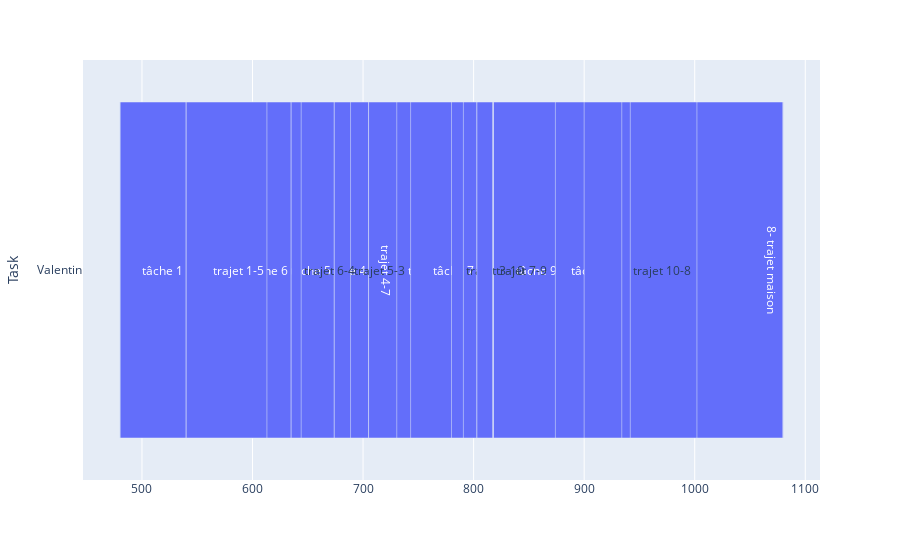

Source (notebook cell):
### Code cell
import plotly.express as px
import pandas as pd

# plotting the working tasks
liste=[]
for i in range(number_of_ressources):
    for j in range(number_of_tasks):
        if round(x[(j,i)].x):
            start=int(s[j].x)
            end=(int(s[j].x)+tasks[L_tasks[j]].duration)
            liste.append(dict(Task=L_ressources[i], Start=start, Finish=end, Resource="executing task",J="tâche "+str(j+1)))

# plotting the ressource unavailabilities
for r in range(number_of_ressources):
    for R,id in runav_id:
        if r == R:
            start= ressources[L_ressources[runav_id[a-number_of_tasks][0]]].unavailabilities[runav_id[a-number_of_tasks][1]].unavailabilityStart
            end= ressources[L_ressources[runav_id[a-number_of_tasks][0]]].unavailabilities[runav_id[a-number_of_tasks][1]].unavailabilityEnd
            liste.append(dict(Task=L_ressources[r], Start=start, Finish=end, Resource="unavailable",J="unavailability "+str(id+1)))

# plotting the transports
for a in range(number_of_tasks):
    for b in range(number_of_tasks):
        for j in range(number_of_ressources):
            if round(y[(j,a,b)].x):
                start=(int(s[a].x)+tasks[L_tasks[a]].duration)
                end=(start+distances[a][b]/vitesse)
                liste.append(dict(Task=L_ressources[j], Start=start, Finish=end, Resource="moving",J="trajet "+str(a+1)+"-"+str(b+1)))

# plotting the first transport
for a in range(number_of_tasks):
    for j in range(number_of_ressources):
        if round(d[(j,a)].x):
            start=(s[a].x-distances_m[j][a]/vitesse)
            end=s[a].x
            liste.append(dict(Task=L_ressources[j], Start=start, Finish=end, Resource="depart",J="trajet maison -"+str(a+1)))

# plotting the last transport
for a in range(number_of_tasks):
    for j in range(number_of_ressources):
        if round(f[(j,a)].x):
            start=(s[a].x + tasks[L_tasks[i]].duration)
            end=(start+ distances_m[j][a]/vitesse)
            liste.append(dict(Task=L_ressources[j], Start=start, Finish=end, Resource="depart",J=str(a+1)+"- trajet maison"))

df = pd.DataFrame(liste)
df['delta'] = df['Finish'] - df['Start']

fig = px.timeline(df, x_start="Start", x_end="Finish", y="Task",text="J")

fig.layout.xaxis.type = 'linear'
fig.data[0].x = df.delta.tolist()
fig.show()

### Figure 1 — Plotly figure (JSON) as saved in the notebook; plotly's stock layout.template omitted (floating-point values rounded to 4 significant figures)
{"data": [{"alignmentgroup": "True", "base": [480, 720, 645, 614, 575, 743, 942, 818, 874, 900, 540, 780, 705, 674, 635, 803, 934, 480, 1002], "hovertemplate": "Start=%{base}<br>Finish=%{x}<br>Task=%{y}<br>J=%{text}<extra></extra>", "legendgroup": "", "marker": {"color": "#636efa"}, "name": "", "offsetgroup": "", "orientation": "h", "showlegend": false, "text": ["tâche 1", "tâche 3", "tâche 4", "tâche 5", "tâche 6", "tâche 7", "tâche 8", "tâche 9", "tâche 10", "unavailability 1", "trajet 1-5", "trajet 3-10", "trajet 4-7", "trajet 5-3", "trajet 6-4", "trajet 7-9", "trajet 10-8", "trajet maison -1", "8- trajet maison"], "textposition": "auto", "type": "bar", "x": [60, 60, 60, 60, 60, 60, 60, 60, 60, 180, 73.02, 10.77, 25.48, 14.68, 9.03, 14.27, 7.737, 0, 77.56], "xaxis": "x", "y": ["Valentin", "Valentin", "Valentin", "Valentin", "Valentin", "Valentin", "Valentin", "Valentin", "Valentin", "Valentin", "Valentin", "Valentin", "Valentin", "Valentin", "Valentin", "Valentin", "Valentin", "Valentin", "Valentin"], "yaxis": "y"}], "layout": {"barmode": "overlay", "legend": {"tracegroupgap": 0}, "margin": {"t": 60}, "xaxis": {"anchor": "y", "domain": [0, 1], "type": "linear"}, "yaxis": {"anchor": "x", "domain": [0, 1], "title": {"text": "Task"}}}}
